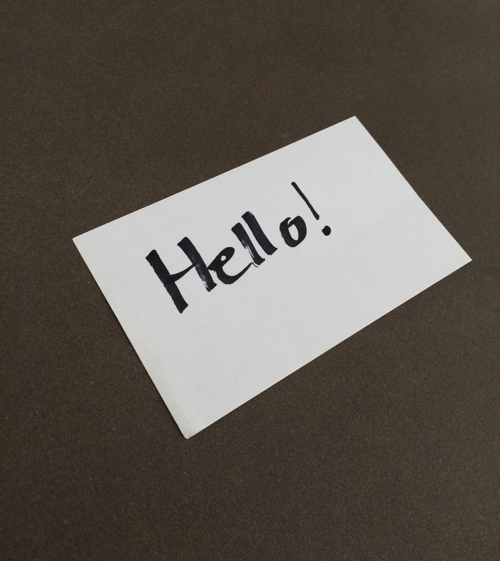
#> input picture images/hello.png, 500 x 561 px
$ python document_scanner.py --image images/hello.png
#> lines starting #> are read from the running program, lines starting #| are printed output that depends on the picture; after the words box and inside, x2 and y2 are one past the last pixel; in counts of white or black regions, pixels touching at a corner belong together
### transform.py
import cv2 as cv
import numpy as np


def order_points(pts):

    rect = np.zeros((4, 2), dtype="float32")

    s = pts.sum(axis=1)
    rect[0] = pts[np.argmin(s)]
    rect[2] = pts[np.argmax(s)]

    diff = np.diff(pts, axis=1)
    rect[1] = pts[np.argmin(diff)]
    rect[3] = pts[np.argmax(diff)]

    return rect


def four_point_transform(image, pts):

    rect = order_points(pts)
    (tl, tr, br, bl) = rect

    widthA = np.sqrt(((br[0] - bl[0]) ** 2) + (br[1] - bl[1]) ** 2)
    widthB = np.sqrt(((tr[0] - tl[0]) ** 2) + (tr[1] - tl[1]) ** 2)
    maxWidth = max(int(widthA), int(widthB))

    heightA = np.sqrt(((tr[0] - br[0]) ** 2) + (tr[1] - br[1]) ** 2)
    heightB = np.sqrt(((tl[0] - bl[0]) ** 2) + (tl[1] - bl[1]) ** 2)
    maxHeight = max(int(heightA), int(heightB))

    dst = np.array(
        [[0, 0], [maxWidth - 1, 0], [maxWidth - 1, maxHeight - 1], [0, maxHeight - 1]],
        dtype="float32",
    )

    matrix = cv.getPerspectiveTransform(rect, dst)
    warped = cv.warpPerspective(image, matrix, (maxWidth, maxHeight))

    return warped

### document_scanner.py
# To use simply run
"""python document_scanner.py -i images/hello.png"""

import imutils
import argparse
import cv2 as cv
import numpy as np
from transform import four_point_transform
from skimage.filters import threshold_local

ap = argparse.ArgumentParser()

ap.add_argument("-i", "--image", required=True, help="Path to the image to be scanned")
args = vars(ap.parse_args())


image = cv.imread(args["image"])
#> image is the input picture: shape (561, 500, 3); mean B, G, R 80.9, 88.6, 95.4
ratio = image.shape[0] / 500.0
#> ratio = 1.12
orig = image.copy()
image = imutils.resize(image, height=500)
#> image: shape (500, 445, 3)

gray = cv.cvtColor(image, cv.COLOR_BGR2GRAY)
gray = cv.GaussianBlur(gray, (5, 5), 0)
edged = cv.Canny(gray, 75, 200)
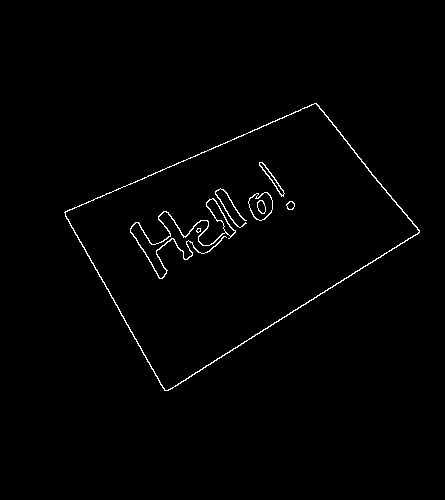
#> edged: shape (500, 445); 1.1% white in thin lines or dots, all inside (x1, y1, x2, y2) = (64, 103, 420, 391)

print("Step 1: Edge Detection")
cv.imshow("Image", image)
cv.imshow("Edged", edged)
cv.waitKey(0)
cv.destroyAllWindows()

cnts = cv.findContours(edged.copy(), cv.RETR_LIST, cv.CHAIN_APPROX_SIMPLE)
#> cnts = 15 contours, 2 with area under 20; largest, box (x1, y1, x2, y2) and area: (64, 103, 420, 391) 52959, (65, 103, 420, 391) 52524, (130, 198, 236, 279) 539, (248, 192, 273, 221) 496, (248, 192, 273, 221) 466
cnts = imutils.grab_contours(cnts)
cnts = sorted(cnts, key=cv.contourArea, reverse=True)[:5]
#> cnts = 5 contours; box (x1, y1, x2, y2) and area: (64, 103, 420, 391) 52959, (65, 103, 420, 391) 52524, (130, 198, 236, 279) 539, (248, 192, 273, 221) 496, (248, 192, 273, 221) 466

screenCnt = np.array([])  # defining empty matlike first

for con in cnts:
    peri = cv.arcLength(con, True)
    approx = cv.approxPolyDP(con, 0.02 * peri, True)

    if len(approx) == 4:
        screenCnt = approx
        break
#> this loop made 1 pass
#> (peri, screenCnt) on pass 1: (1008.7, [[316, 103], [64, 212], [164, 390], [419, 232]])

print("Step 2: Find contours of paper")
cv.drawContours(image, [screenCnt], -1, (0, 255, 0), 2)
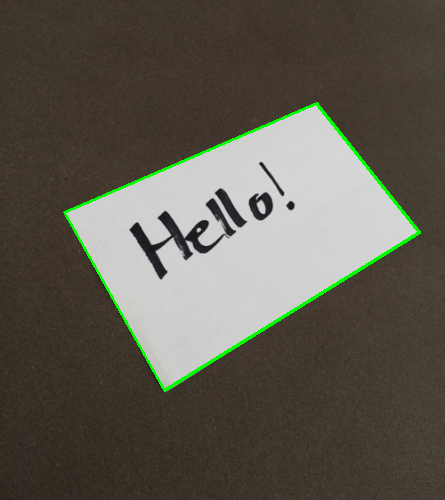
#> image: shape (500, 445, 3); mean B, G, R 79.2, 89.9, 93.5
cv.imshow("Outline", image)
cv.waitKey(0)
cv.destroyAllWindows()


warped = four_point_transform(orig, screenCnt.reshape(4, 2) * ratio)
#> in order_points, `s = pts.sum(axis=1)`: s = [470.1, 309.7, 621.6, 730.4]
#> in order_points, `diff = np.diff(pts, axis=1)`: diff = [-239, 166.1, 253.6, -209.8]
#> in four_point_transform, `rect = order_points(pts)`: rect = [[71.81, 237.9], [354.6, 115.6], [470.1, 260.3], [184, 437.6]]
#> in four_point_transform, `(tl, tr, br, bl) = rect`: tl = [71.81, 237.9]; tr = [354.6, 115.6]; br = [470.1, 260.3]; bl = [184, 437.6]
#> in four_point_transform, `widthA = np.sqrt(((br[0] - bl[0]) ** 2) + (br[1] - bl[1]) ** 2)`: widthA = 336.6
#> in four_point_transform, `widthB = np.sqrt(((tr[0] - tl[0]) ** 2) + (tr[1] - tl[1]) ** 2)`: widthB = 308.1
#> in four_point_transform, `maxWidth = max(int(widthA), int(widthB))`: maxWidth = 336
#> in four_point_transform, `heightA = np.sqrt(((tr[0] - br[0]) ** 2) + (tr[1] - br[1]) ** 2)`: heightA = 185.2
#> in four_point_transform, `heightB = np.sqrt(((tl[0] - bl[0]) ** 2) + (tl[1] - bl[1]) ** 2)`: heightB = 229.1
#> in four_point_transform, `maxHeight = max(int(heightA), int(heightB))`: maxHeight = 229
#> in four_point_transform, `dst = np.array( [[0, 0], [maxWidth - 1, 0], [maxWidth - 1, maxHeight -..`: dst = [[0, 0], [335, 0], [335, 228], [0, 228]]
#> in four_point_transform, `matrix = cv.getPerspectiveTransform(rect, dst)`: matrix = [[0.922, -0.518, 56.99], [0.538, 1.24, -334.2], [-0.000412, 0.00098, 1]]
#> in four_point_transform, `warped = cv.warpPerspective(image, matrix, (maxWidth, maxHeight))`:
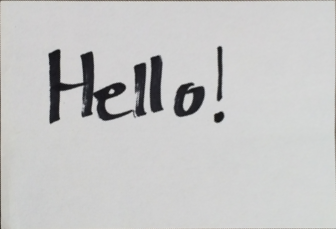
#> warped: shape (229, 336, 3); mean B, G, R 198.3, 198.6, 198.6

warped = cv.cvtColor(warped, cv.COLOR_BGR2GRAY)
#> warped: shape (229, 336)
T = threshold_local(warped, 11, offset=10, method="gaussian")
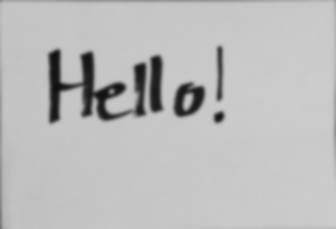
#> T: shape (229, 336) float64; min 14.36, max 204.9, mean 188.6
warped = (warped > T).astype("uint8") * 255
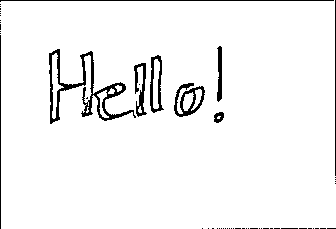
#> warped: shape (229, 336); 95.5% white; 55 black regions (46 under 20 px), largest, box (x1, y1, x2, y2) and area: (49, 49, 136, 124) 1292, (174, 83, 205, 117) 422, (150, 55, 164, 113) 337


print("Step 3: Apply perspective transform")
cv.imshow("Original", imutils.resize(orig, height=650))
cv.imshow("Warped", imutils.resize(warped, height=650))
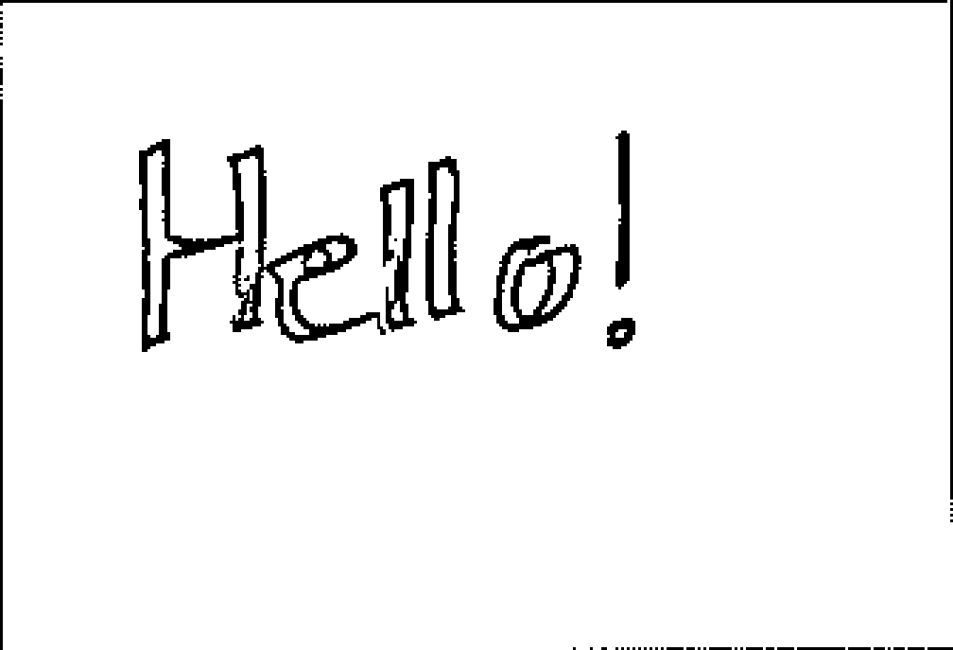
#> window 'Warped': shape (650, 953); min 0, max 255, mean 243.4
cv.waitKey(0)
cv.destroyAllWindows()
